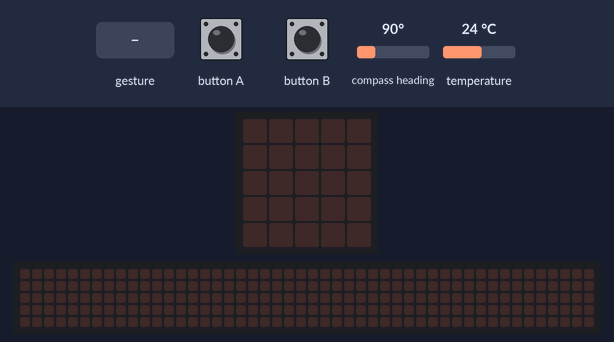
The program below on a simulated BBC micro:bit (MakeCode). On the bench: the board's 5×5 LED display, a strip that is not on the board, showing the scrolling text unrolled. Inputs (shaded band) come from the test bench; at power-on: compass heading 90°, temperature 24 °C. Random numbers come from a fixed seed; a tilt is held for 1.5 s and a shake lasts 1 s, then the board lies face up again; the 48×5 strip is a reading aid, not a part: it shows the text the display is scrolling, unrolled, one strip-width of it at a time; the compass is already calibrated.

Above: at 1.2 s.
1.3 s: button B pressed for 0.15 s
At 4.01 s:
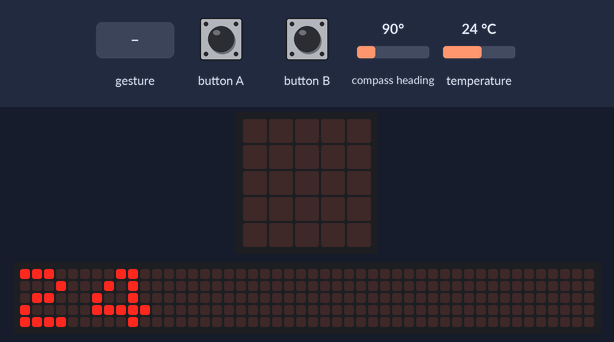
4.3 s: button A pressed for 0.15 s
At 5.3 s:
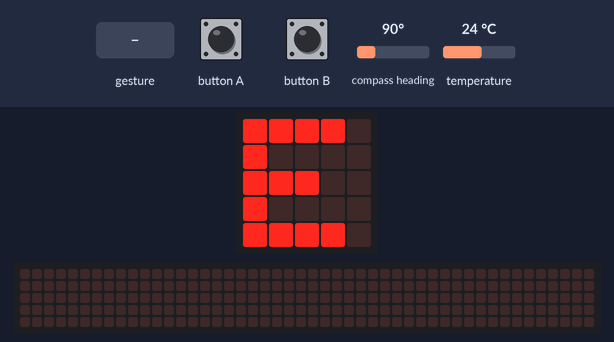
5.9 s: button B pressed for 0.15 s
At 6.12 s:
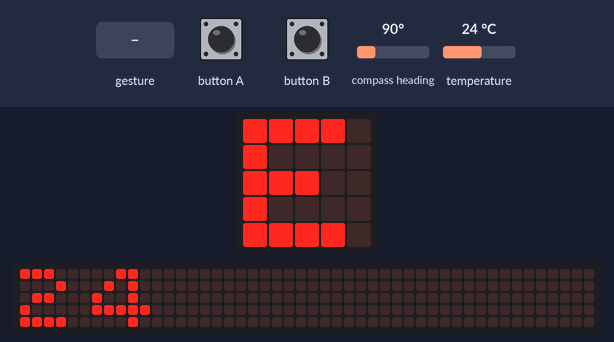
8.9 s: gesture 'shake'
At 10.1 s:
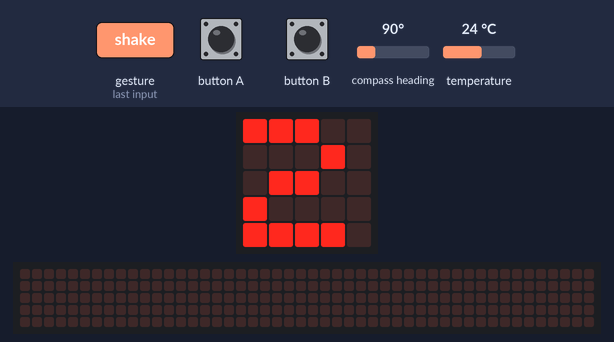
10.6 s: button A pressed for 1 s
At 11.8 s:
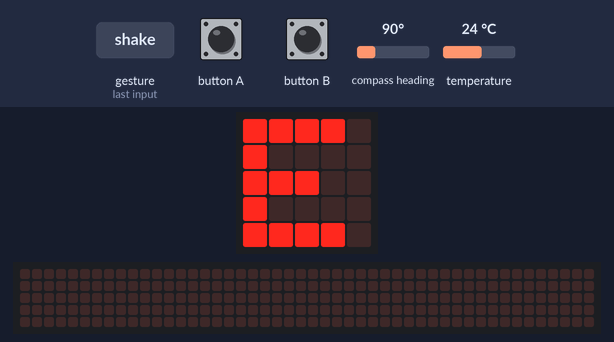
Timing chart, 0 to 13.6 s (numbered marks = the images above; inputs shaded):
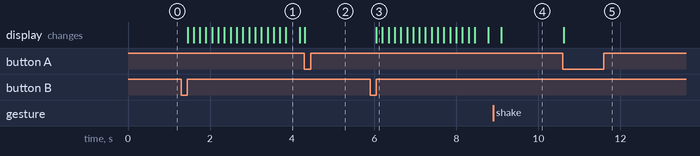

Measured:
- after the input at 1.3 s, the display: changes after 0.15 s (image 1)
- after the input at 4.3 s, the display: changes at once (image 2)
- after the input at 5.9 s, the display: changes after 0.15 s (image 3)
- after the input at 8.9 s, the display: changes after 0.20 s (image 4)
- after the input at 10.6 s, the display: changes at once (image 5)

The program:

main.ts
```typescript
input.onGesture(Gesture.Shake, function () {
    basic.showNumber(randint(1, 6))
})
input.onButtonPressed(Button.B, function () {
    basic.showNumber(input.temperature())
})
basic.forever(function () {
    while (input.buttonIsPressed(Button.A)) {
        if (input.compassHeading() > -22.5 && input.compassHeading() < 22.5) {
            basic.showString("N")
        } else if (input.compassHeading() > 75 && input.compassHeading() < 105) {
            basic.showString("E")
        } else if (input.compassHeading() > 165 && input.compassHeading() < 195) {
            basic.showString("S")
        } else if (input.compassHeading() > 255 && input.compassHeading() < 285) {
            basic.showString("O")
        }
    }
})
```

test.ts
```typescript
// aquí va el archivo "tests"; esto no se compilará cuando este paquete se utilice como una extensión.
```
